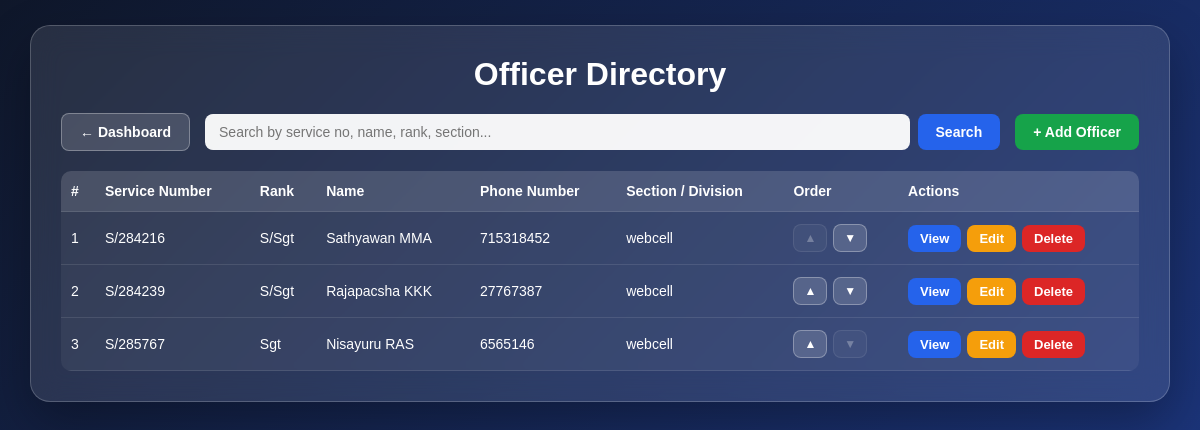
The page / (signed in) on the database its author committed.
### tables this page shows
CREATE TABLE `officers` (
  `id` int(11) NOT NULL,
  `service_number` varchar(50) NOT NULL,
  `rank` varchar(20) NOT NULL,
  `name` varchar(100) NOT NULL,
  `phone_number` varchar(20) NOT NULL,
  `section_division` varchar(100) NOT NULL,
  `created_at` timestamp NOT NULL DEFAULT current_timestamp(),
  `seniority_order` int(11) NOT NULL DEFAULT 0
);

### index.php (the view, shortened to what this page needs)
<?php
require_once "db.php";
$search = trim($_GET['search'] ?? '');
if ($search !== '') {
    $stmt = $pdo->prepare("SELECT * FROM officers WHERE service_number LIKE ? OR name LIKE ? OR rank LIKE ? OR section_division LIKE ? ORDER BY seniority_order ASC, id ASC");
    $like = "%$search%";
    $stmt->execute([$like, $like, $like, $like]);
} else {
    $stmt = $pdo->query("SELECT * FROM officers ORDER BY seniority_order ASC, id ASC");
}
$officers = $stmt->fetchAll(PDO::FETCH_ASSOC);
$can_reorder = ($search === '');
?>
<!DOCTYPE html>
<html lang="en">
<head>
</head>
<body>
    <div class="container">
        <h1>Officer Directory</h1>
        <div class="top-bar">
            <a href="dashboard.php" class="btn btn-back">&larr; Dashboard</a>
            <form class="search-form" method="GET" action="">
                <input type="text" name="search" placeholder="Search by service no, name, rank, section..." value="<?php echo htmlspecialchars($search); ?>">
                <button type="submit" class="btn btn-primary">Search</button>
            </form>
            <a href="add_officer.php" class="btn btn-add">+ Add Officer</a>
        </div>
        <?php if (count($officers) === 0): ?>
            <div class="empty">No officers found.</div>
        <?php else: ?>
        <table>
            <thead>
                <tr>
                    <th>#</th>
                    <th>Service Number</th>
                    <th>Rank</th>
                    <th>Name</th>
                    <th>Phone Number</th>
                    <th>Section / Division</th>
                    <?php if ($can_reorder): ?><th>Order</th><?php endif; ?>
                    <th>Actions</th>
                </tr>
            </thead>
            <tbody>
                <?php $total = count($officers); ?>
                <?php foreach ($officers as $i => $o): ?>
                <tr id="officer-<?php echo $o['id']; ?>">
                    <td data-label="#"><?php echo $i + 1; ?></td>
                    <td data-label="Service Number"><?php echo htmlspecialchars($o['service_number']); ?></td>
                    <td data-label="Rank"><?php echo htmlspecialchars($o['rank']); ?></td>
                    <td data-label="Name"><?php echo htmlspecialchars($o['name']); ?></td>
                    <td data-label="Phone"><?php echo htmlspecialchars($o['phone_number']); ?></td>
                    <td data-label="Section"><?php echo htmlspecialchars($o['section_division']); ?></td>
                    <?php if ($can_reorder): ?>
                    <td data-label="Order">
                        <div class="actions">
                            <?php if ($i > 0): ?>
                                <a href="move_officer.php?id=<?php echo $o['id']; ?>&dir=up" class="btn btn-move" title="Move up">&#9650;</a>
                            <?php else: ?>
                                <span class="btn btn-move disabled">&#9650;</span>
                            <?php endif; ?>
                            <?php if ($i < $total - 1): ?>
                                <a href="move_officer.php?id=<?php echo $o['id']; ?>&dir=down" class="btn btn-move" title="Move down">&#9660;</a>
                            <?php else: ?>
                                <span class="btn btn-move disabled">&#9660;</span>
                            <?php endif; ?>
                        </div>
                    </td>
                    <?php endif; ?>
                    <td data-label="Actions">
                        <div class="actions">
                            <a href="officer_profile.php?id=<?php echo $o['id']; ?>" class="btn btn-view">View</a>
                            <a href="edit_officer.php?id=<?php echo $o['id']; ?>" class="btn btn-edit">Edit</a>
                            <a href="delete_officer.php?id=<?php echo $o['id']; ?>" class="btn btn-delete" onclick="return confirm('Delete this officer?');">Delete</a>
                        </div>
                    </td>
                </tr>
                <?php endforeach; ?>
            </tbody>
        </table>
        <?php endif; ?>
    </div>
</body>
</html>

### index.php (style rules this page uses)
* { margin: 0; padding: 0; box-sizing: border-box; font-family: Arial, sans-serif; }
body { min-height: 100vh; background: linear-gradient(135deg, #0f172a, #1e3a8a); padding: 25px 30px; }
.container { width: 100%; max-width: none; margin: 0; background: rgba(255, 255, 255, 0.1); backdrop-filter: blur(15px); border-radius: 20px; border: 1px solid rgba(255, 255, 255, 0.2); padding: 30px; box-shadow: 0 20px 50px rgba(0, 0, 0, 0.3); }
h1 { color: white; margin-bottom: 20px; text-align: center; }
.top-bar { display: flex; justify-content: space-between; align-items: center; gap: 15px; margin-bottom: 20px; flex-wrap: wrap; }
form.search-form { display: flex; gap: 8px; flex: 1; min-width: 250px; }
input[type="text"] { flex: 1; padding: 10px 14px; border: none; border-radius: 8px; outline: none; background: rgba(255, 255, 255, 0.95); font-size: 14px; }
.btn { padding: 10px 18px; border: none; border-radius: 8px; font-size: 14px; font-weight: bold; cursor: pointer; text-decoration: none; display: inline-block; transition: 0.2s; }
.btn-primary { background: #2563eb; color: white; }
.btn-add { background: #16a34a; color: white; white-space: nowrap; }
.btn-back { background: rgba(255,255,255,0.15); color: white; border: 1px solid rgba(255,255,255,0.3); white-space: nowrap; }
.btn-edit { background: #f59e0b; color: white; padding: 6px 12px; font-size: 13px; }
.btn-view { background: #2563eb; color: white; padding: 6px 12px; font-size: 13px; }
.btn-move { background: rgba(255,255,255,0.15); color: white; border: 1px solid rgba(255,255,255,0.3); padding: 6px 10px; font-size: 12px; }
.btn-move.disabled { opacity: 0.3; cursor: not-allowed; }
.btn-delete { background: #dc2626; color: white; padding: 6px 12px; font-size: 13px; }
table { width: 100%; border-collapse: collapse; color: white; background: rgba(255, 255, 255, 0.05); border-radius: 10px; overflow: hidden; }
th, td { padding: 12px 10px; text-align: left; border-bottom: 1px solid rgba(255, 255, 255, 0.1); font-size: 14px; }
th { background: rgba(255, 255, 255, 0.1); font-weight: bold; }
.actions { display: flex; gap: 6px; }

### rows shown on the page
officers: service_number "S/284216", rank "S/Sgt", name "Sathyawan MMA", phone_number "715318452", section_division "webcell"
officers: service_number "S/284239", rank "S/Sgt", name "Rajapacsha KKK", phone_number "27767387", section_division "webcell"
officers: service_number "S/285767", rank "Sgt", name "Nisayuru RAS", phone_number "6565146", section_division "webcell"
